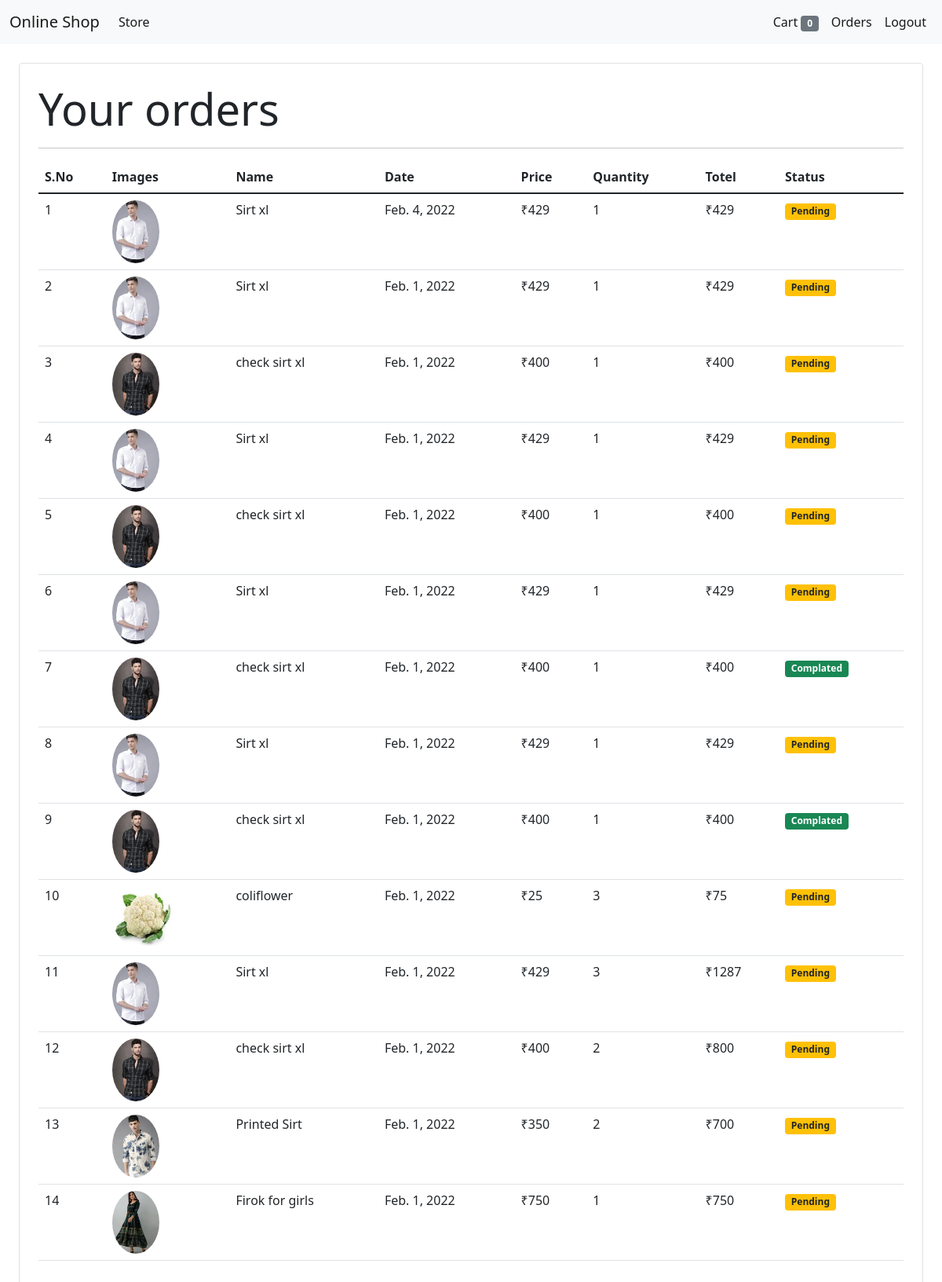
The app's page /orders/ (signed in) with its own data.
### store/models/order.py (models this page shows, shortened)
class Order(models.Model):
    product=models.ForeignKey(Product,
                              on_delete=models.CASCADE, null=True)
    customer=models.ForeignKey(Customer,
                              on_delete=models.CASCADE,null=True)
    quantity=models.IntegerField(default=1 ,null=True)
    price=models.IntegerField()
    address=models.CharField(max_length=300,
                              default="",blank=True)
    phone=models.CharField(max_length=20,
                           default="",blank=True, null=True)
    date=models.DateField(default=datetime.datetime.today)
    status=models.BooleanField(default=False)
    @staticmethod
    def get_order_by_customers(customer_id):
        return Order.objects.filter(customer=customer_id). order_by('-date')

### store/models/product.py (models this page shows, shortened)
class Product(models.Model):
    name=models.CharField(max_length=50,default='')
    price=models.IntegerField(default=0)
    category=models.ForeignKey(Cetegory,on_delete=models.CASCADE,null=True)
    description=models.CharField(max_length=200,default='',null=True,blank=True)
    image=models.ImageField(upload_to='Uploaded/products/')

### store/middlewares/auth.py (the view)
    def middleware(request):
        returnurl=request.META['PATH_INFO']
        if not request.session.get('customer'):
            return redirect(f'/login/?return_url={returnurl}')
        response = get_response(request)
        return response

### store/templatetags/custom_filter.py (called while the page is built)
@register.filter(name='currency')
def currency(number):
    return "₹"+str(number)

@register.filter(name='multiply')
def multiply(number,number1):
    return number* number1

### store/views/orders.py (called while the page is built)
    def get(self,request):
        customer=request.session.get('customer')
        orders=Order.get_order_by_customers(customer)
        print(orders)
        return render(request,'order.html',{'orders':orders})

### store/templates/order.html (shortened to what this page needs)
{%extends 'base.html'%}
{%block body_block%}
{%load cart%}
{%load custom_filter%}
<div class="border rounded p-4 m-4">
   <p class="display-4 pl-4 ml-4">Your orders</p>
   <hr>
    <table class="table">
        <thead>
            <tr>
                <th>S.No </th>
                <th>Images</th>
                <th>Name</th>
                <th>Date</th>
                <th>Price</th>
                <th>Quantity</th>
                <th>Totel</th>
                <th>Status</th>
            </tr>
        </thead>
        <tbody>
           {%for pro in orders%}
            <tr>
                <td>{{forloop.counter}}</td>
                 <td><img style="height: 80px;" class="rounded-circle" src="{{pro.product.image.url}}" alt=""> </td>
                <td>{{pro.product.name}}</td>
                <td>{{pro.date}}</td>
                <td>{{pro.price|currency}}</td>
                <td>{{pro.quantity}}</td>
                <td>{{pro.quantity|multiply:pro.price|currency}}</td>
                {%if pro.status%}
                <td><span class="badge bg-success">Complated</span></td>
                {%else%}
                <td><span class="badge bg-warning text-dark">Pending</span></td>
                {%endif%}
            </tr>
            {%endfor%}
        </tbody>
    </table>
</div>
{%endblock%}

### store/templates/base.html (shortened to what this page needs)
<!DOCTYPE html>
<!doctype html>
<html lang="en">
  <head>
    <link href="https://cdn.jsdelivr.net/npm/bootstrap@5.1.3/dist/css/bootstrap.min.css" rel="stylesheet">
  </head>
  <body>
    <nav class="navbar navbar-expand-lg navbar-light bg-light">
      <div class="container-fluid">
        <a class="navbar-brand" href="/">Online Shop</a>
        <div class="collapse navbar-collapse" id="navbarSupportedContent">
          <ul class="navbar-nav mg-auto mb-2 mb-lg-0">
            <li class="nav-item">
              <a class="nav-link active" aria-current="page" href="#">Store</a>
            </li>
              </ul>
          <ul  class="navbar-nav ms-auto mb-2 mb-lg-0">
            <li class="nav-item">
              <a class="nav-link active " href="/cart">
              Cart
              <span class="badge bg-secondary">{{request.session.cart.keys|length }}</span>
            </a>
              </li>
            {%if request.session.customer%}
              <li class="nav-item">
                <a class="nav-link active" href="/orders">Orders</a>
                </li>
                <li class="nav-item">
                  <a class="nav-link active" href="/logout">Logout</a>
                  </li>
                      {%endif%}
          </ul>
        </div>
      </div>
    </nav>
      {%block body_block%}
      {%endblock%}
  </body>
</html>

### records on screen
Order: product.image (picture), product.name "Sirt xl", date "Feb. 4, 2022", price "₹429", quantity "1", quantity|multiply "₹429", status "Pending"
Order: product.image (picture), product.name "Sirt xl", date "Feb. 1, 2022", price "₹429", quantity "1", quantity|multiply "₹429", status "Pending"
Order: product.image (picture), product.name "check sirt xl", date "Feb. 1, 2022", price "₹400", quantity "1", quantity|multiply "₹400", status "Pending"
Order: product.image (picture), product.name "Sirt xl", date "Feb. 1, 2022", price "₹429", quantity "1", quantity|multiply "₹429", status "Pending"
Order: product.image (picture), product.name "check sirt xl", date "Feb. 1, 2022", price "₹400", quantity "1", quantity|multiply "₹400", status "Pending"
Order: product.image (picture), product.name "Sirt xl", date "Feb. 1, 2022", price "₹429", quantity "1", quantity|multiply "₹429", status "Pending"
Order: product.image (picture), product.name "check sirt xl", date "Feb. 1, 2022", price "₹400", quantity "1", quantity|multiply "₹400", status "Complated"
Order: product.image (picture), product.name "Sirt xl", date "Feb. 1, 2022", price "₹429", quantity "1", quantity|multiply "₹429", status "Pending"
Order: product.image (picture), product.name "check sirt xl", date "Feb. 1, 2022", price "₹400", quantity "1", quantity|multiply "₹400", status "Complated"
Order: product.image (picture), product.name "coliflower", date "Feb. 1, 2022", price "₹25", quantity "3", quantity|multiply "₹75", status "Pending"
Order: product.image (picture), product.name "Sirt xl", date "Feb. 1, 2022", price "₹429", quantity "3", quantity|multiply "₹1287", status "Pending"
Order: product.image (picture), product.name "check sirt xl", date "Feb. 1, 2022", price "₹400", quantity "2", quantity|multiply "₹800", status "Pending"
Order: product.image (picture), product.name "Printed Sirt", date "Feb. 1, 2022", price "₹350", quantity "2", quantity|multiply "₹700", status "Pending"
Order: product.image (picture), product.name "Firok for girls", date "Feb. 1, 2022", price "₹750", quantity "1", quantity|multiply "₹750", status "Pending"

### other values on screen
{{ request.session.cart.keys|length }} "0"
